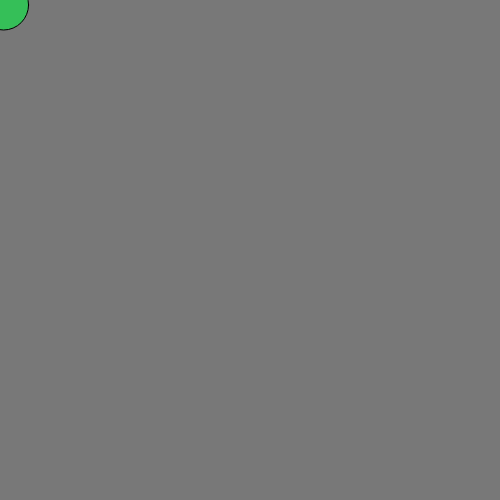
Frame 1 (no input)
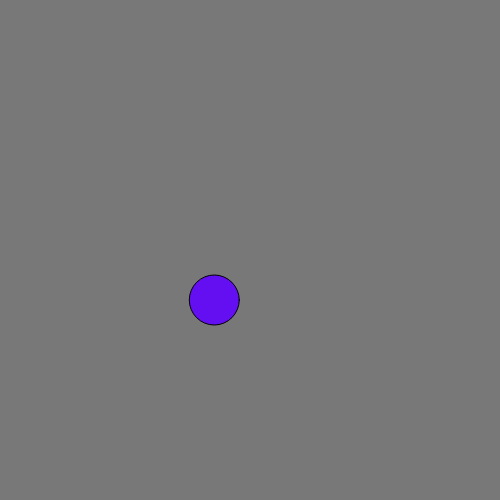
Frame 60 (no input)
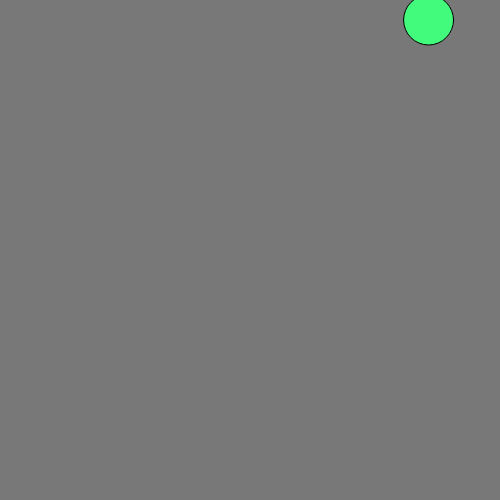
Frame 120 (the mouse pressed at the canvas centre since frame 60)

The p5.js sketch that drew these frames (run headless with seeded random() and noise() and a simulated clock; from frame 60 on, the mouse is pressed at the canvas centre):

// p5.js sketch
// ── sketch.js
let size = 50;
let x = 0;
let y = 0;
let speedx = 10;
let speedy = 5;
let r = 255;
let g = 255;
let b = 255;

function setup() {
  createCanvas(500, 500);
  speedx = random(5);

}

function draw() {
  background(120);
  frameRate(60);

  x>width, r = 255, g = 0,255, b = 0,255;

  r = random(255);
  g = random(255);
  b = random(255);

  x = x + speedx;
  if (x>525){
     x =-50;
   }
  y = y + speedy;
  if (y>525){
      y =-50;
   }

  fill(r,g,b);
  ellipse(x, y, size, size);
}
